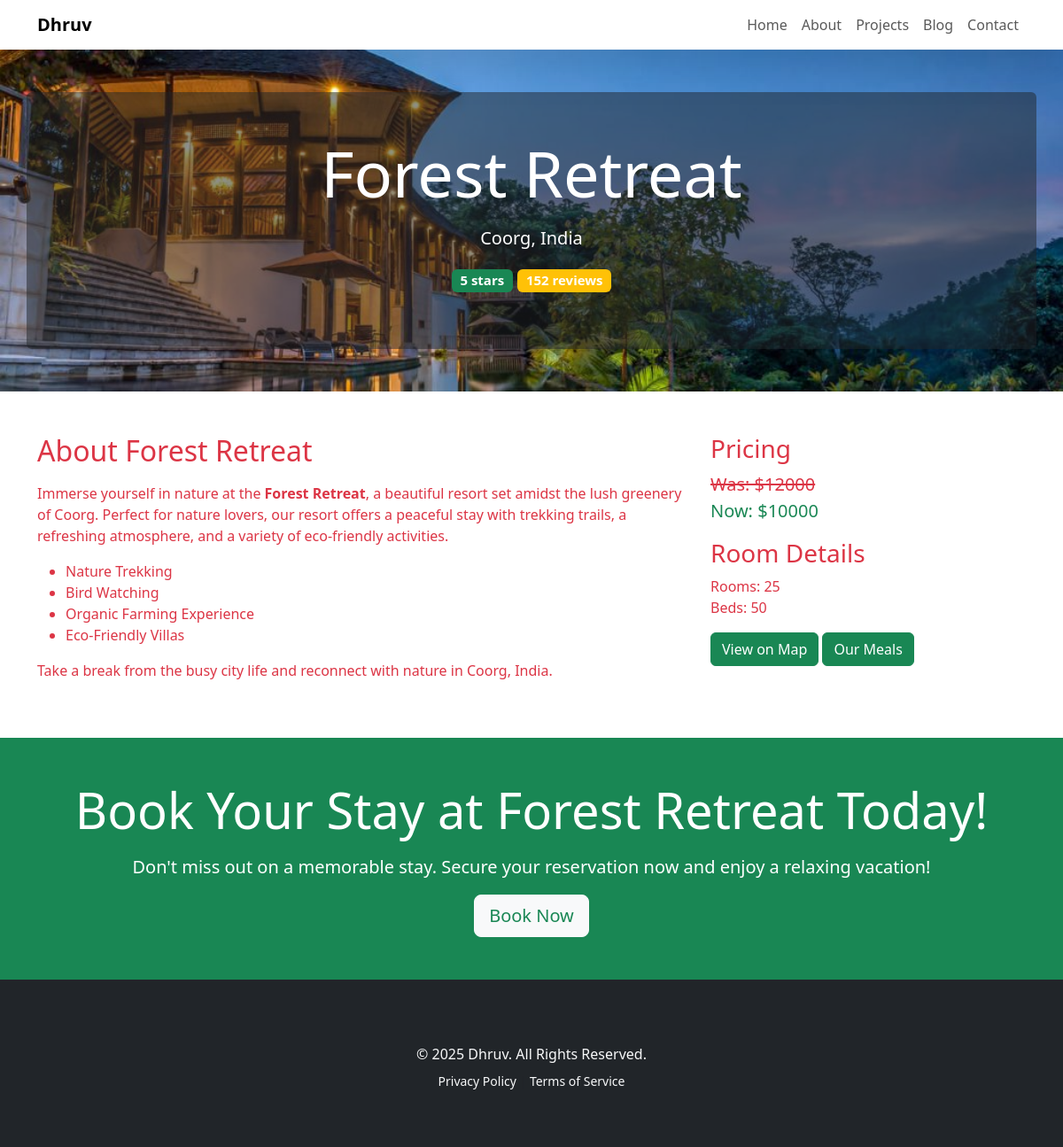
The app's page /resorts/4 with its own data.
### resort/models.py (models this page shows)
class resort(models.Model):
    title = models.CharField(max_length=100)
    description = models.TextField()
    image = models.ImageField(upload_to='resort/')
    price = models.IntegerField()
    discount_price = models.IntegerField()
    offer = models.BooleanField(default=False)
    location = models.CharField(max_length=100)
    rating = models.IntegerField()
    review = models.IntegerField()
    room = models.IntegerField()
    bed = models.IntegerField()

### portfolio/views.py (the view)
# urls.py: path('resorts/<int:id>', views.resort_detail, name='resort_detail'),
def resort_detail(request, id, category=None):
    singleResort = resort.objects.get(id=id)
    data = {
        'resort': singleResort,
        'category': category
    }
    return render(request, 'resort-details.html', data)

### templates/resort-details.html (shortened to what this page needs)
{% extends "base.html" %}
{% block content %}
{% load static %}
<section class="bg-danger text-white py-5" style="background-image: url('/media/{{ resort.image }}'); background-size: cover; background-position: center;">
  <div class="container text-center bg-dark bg-opacity-50 py-5 rounded">
    <h1 class="display-2">{{ resort.title }}</h1>
    <p class="lead mt-3">{{ resort.location }}</p>
    <p class="lead mt-3">
      <span class="badge bg-success">{{ resort.rating }} stars</span>
      <span class="badge bg-warning">{{ resort.review }} reviews</span>
    </p>
  </div>
</section>
<section class="bg-white text-danger py-5">
  <div class="container">
    <div class="row">
      <div class="col-md-8">
        <h2 class="font-weight-bold">About {{ resort.title }}</h2>
        <p class="lead mt-3">{{ resort.description | safe }}</p>
      </div>
      <div class="col-md-4">
        <h3 class="font-weight-bold">Pricing</h3>
        <p class="lead">
          {% if resort.offer %}
            <span class="text-danger text-decoration-line-through">Was: ${{ resort.price }}</span><br>
            <span class="text-success">Now: ${{ resort.discount_price }}</span>
          {% else %}
            <span class="text-success">Price: ${{ resort.price }}</span>
          {% endif %}
        </p>
        <h3 class="font-weight-bold">Room Details</h3>
        <ul class="list-unstyled">
          <li>Rooms: {{ resort.room }}</li>
          <li>Beds: {{ resort.bed }}</li>
        </ul>
        <a href="https://www.google.com/maps?q={{ resort.location }}" target="_blank" class="btn btn-success">View on Map</a>
        <a href="{% url 'foods' resort.id 'meals' %}" class="btn btn-success">Our Meals</a>
      </div>
    </div>
  </div>
</section>
<section class="bg-success text-white py-5">
  <div class="container text-center">
    <h2 class="display-4">Book Your Stay at {{ resort.title }} Today!</h2>
    <p class="lead mt-3">Don't miss out on a memorable stay. Secure your reservation now and enjoy a relaxing vacation!</p>
    <button class="btn btn-light text-success btn-lg">Book Now</button>
  </div>
</section>
{% endblock %}

### records on screen
resort: image (picture), title "Forest Retreat", location "Coorg, India", rating "5", review "152", description "Immerse yourself in nature at the Forest Retreat , a beautiful resort set amidst the lush greenery of Coorg. Perfect for nature lovers, our resort offers a peaceful stay with trekking trails, a refreshing atmosphere, and a variety of eco-friendly activities. Nature Trekking Bird Watching Organic Farming Experience Eco-Friendly Villas Take a break from the busy city life and reconnect with nature in Coorg, India.", price "12000", discount_price "10000", room "25", bed "50"
